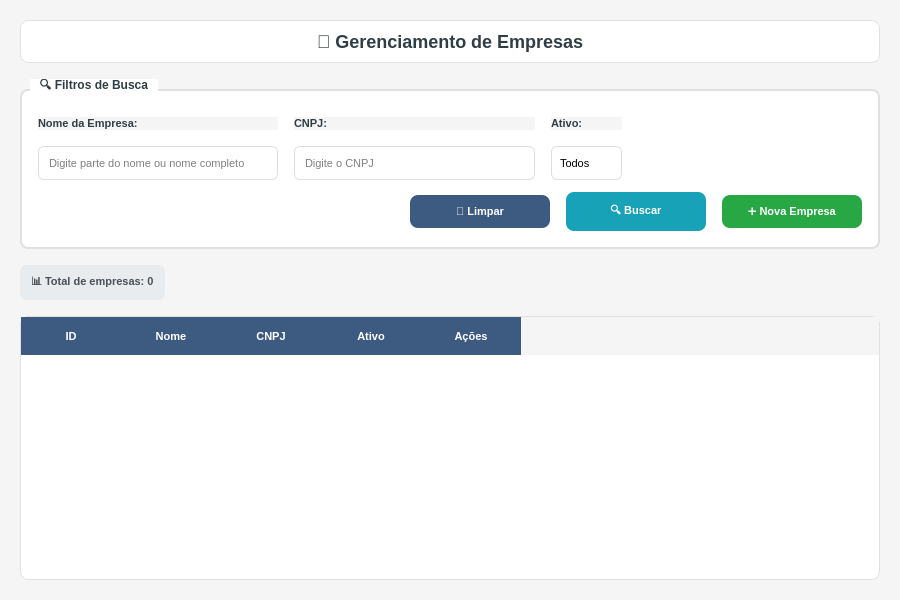
<?xml version="1.0" encoding="UTF-8"?>
<ui version="4.0">
 <class>CompanyListForm</class>
 <widget class="QWidget" name="CompanyListForm">
  <property name="geometry">
   <rect>
    <x>0</x>
    <y>0</y>
    <width>900</width>
    <height>600</height>
   </rect>
  </property>
  <property name="minimumSize">
   <size>
    <width>800</width>
    <height>500</height>
   </size>
  </property>
  <property name="windowTitle">
   <string>GEM - Gerenciamento de Empresas</string>
  </property>
  <property name="windowIcon">
   <iconset>
    <normaloff>../../images/logo_hepp.png</normaloff>../../images/logo_hepp.png</iconset>
  </property>
  <property name="styleSheet">
   <string notr="true">QWidget {
    background-color: #f5f5f5;
    font-family: 'Segoe UI';
}

QGroupBox {
    font-weight: bold;
    font-size: 12px;
    color: #2F3E46;
    border: 2px solid #e0e0e0;
    border-radius: 8px;
    margin-top: 10px;
    padding-top: 10px;
    background-color: white;
}

QGroupBox::title {
    subcontrol-origin: margin;
    left: 10px;
    padding: 0 8px 0 8px;
    background-color: white;
}

QLabel {
    color: #2F3E46;
    font-weight: bold;
    font-size: 11px;
}

QLineEdit {
    border: 1px solid #ddd;
    border-radius: 6px;
    padding: 8px;
    background-color: white;
    font-size: 11px;
    selection-background-color: #3D5A80;
}

QLineEdit:focus {
    border: 2px solid #3D5A80;
    background-color: #f8f9ff;
}

QComboBox {
    border: 1px solid #ddd;
    border-radius: 6px;
    padding: 8px;
    background-color: white;
    font-size: 11px;
    selection-background-color: #3D5A80;
}

QComboBox:focus {
    border: 2px solid #3D5A80;
}

QComboBox::drop-down {
    border: none;
    width: 20px;
}

QComboBox::down-arrow {
    image: url();
    border: 1px solid #3D5A80;
    width: 8px;
    height: 8px;
    background-color: #3D5A80;
}

QPushButton {
    background-color: #3D5A80;
    color: white;
    border: none;
    border-radius: 8px;
    padding: 10px 20px;
    font-weight: bold;
    font-size: 11px;
    min-width: 100px;
}

QPushButton:hover {
    background-color: #2E4A66;
}

QPushButton:pressed {
    background-color: #1D3557;
}

QPushButton#btnBuscar {
    background-color: #17a2b8;
}

QPushButton#btnBuscar:hover {
    background-color: #138496;
}

QPushButton#btnBuscar:pressed {
    background-color: #0f6674;
}

QPushButton#btnNovo {
    background-color: #28a745;
}

QPushButton#btnNovo:hover {
    background-color: #218838;
}

QPushButton#btnNovo:pressed {
    background-color: #1e7e34;
}

QPushButton#btnEditar {
    background-color: #ffc107;
    color: #212529;
    min-width: 30px;
    max-width: 30px;
    min-height: 30px;
    max-height: 30px;
    padding: 5px;
}

QPushButton#btnEditar:hover {
    background-color: #e0a800;
}

QPushButton#btnEditar:pressed {
    background-color: #d39e00;
}

QPushButton#btnExcluir {
    background-color: #dc3545;
    min-width: 30px;
    max-width: 30px;
    min-height: 30px;
    max-height: 30px;
    padding: 5px;
}

QPushButton#btnExcluir:hover {
    background-color: #c82333;
}

QPushButton#btnExcluir:pressed {
    background-color: #bd2130;
}

QTableWidget {
    background-color: white;
    border: 1px solid #e0e0e0;
    border-radius: 8px;
    gridline-color: #f0f0f0;
    selection-background-color: #e3f2fd;
}

QHeaderView::section {
    background-color: #3D5A80;
    color: white;
    padding: 10px;
    border: none;
    font-weight: bold;
    font-size: 11px;
}

QTableWidget::item {
    padding: 8px;
    border-bottom: 1px solid #f0f0f0;
}

QTableWidget::item:selected {
    background-color: #e3f2fd;
    color: #1565c0;
}

QTableWidget::item:hover {
    background-color: #f5f5f5;
}

QLabel#lblContador {
    background-color: #e9ecef;
    color: #495057;
    padding: 8px;
    border-radius: 6px;
    font-weight: bold;
}
</string>
  </property>
  <layout class="QVBoxLayout" name="mainLayout">
   <property name="spacing">
    <number>16</number>
   </property>
   <property name="leftMargin">
    <number>20</number>
   </property>
   <property name="topMargin">
    <number>20</number>
   </property>
   <property name="rightMargin">
    <number>20</number>
   </property>
   <property name="bottomMargin">
    <number>20</number>
   </property>
   <item>
    <widget class="QLabel" name="lblTitulo">
     <property name="styleSheet">
      <string notr="true">QLabel {
    font-size: 18px;
    font-weight: bold;
    color: #2F3E46;
    padding: 10px;
    background-color: white;
    border-radius: 8px;
    border: 1px solid #e0e0e0;
}</string>
     </property>
     <property name="text">
      <string>🏢 Gerenciamento de Empresas</string>
     </property>
     <property name="alignment">
      <set>Qt::AlignCenter</set>
     </property>
    </widget>
   </item>
   <item>
    <widget class="QGroupBox" name="groupFiltros">
     <property name="title">
      <string>🔍 Filtros de Busca</string>
     </property>
     <layout class="QVBoxLayout" name="filtrosLayout">
      <property name="spacing">
       <number>12</number>
      </property>
      <property name="leftMargin">
       <number>16</number>
      </property>
      <property name="topMargin">
       <number>16</number>
      </property>
      <property name="rightMargin">
       <number>16</number>
      </property>
      <property name="bottomMargin">
       <number>16</number>
      </property>
      <item>
       <layout class="QHBoxLayout" name="filtrosHorizontalLayout">
        <property name="spacing">
         <number>16</number>
        </property>
        <item>
         <layout class="QVBoxLayout" name="filtroNomeLayout">
          <item>
           <widget class="QLabel" name="lblFiltroNome">
            <property name="text">
             <string>Nome da Empresa:</string>
            </property>
           </widget>
          </item>
          <item>
           <widget class="QLineEdit" name="txtFiltroNome">
            <property name="placeholderText">
             <string>Digite parte do nome ou nome completo</string>
            </property>
            <property name="clearButtonEnabled">
             <bool>true</bool>
            </property>
           </widget>
          </item>
         </layout>
        </item>
        <item>
         <layout class="QVBoxLayout" name="filtroCnpjLayout">
          <item>
           <widget class="QLabel" name="lblFiltroCnpj">
            <property name="text">
             <string>CNPJ:</string>
            </property>
           </widget>
          </item>
          <item>
           <widget class="QLineEdit" name="txtFiltroCnpj">
            <property name="placeholderText">
             <string>Digite o CNPJ</string>
            </property>
            <property name="clearButtonEnabled">
             <bool>true</bool>
            </property>
           </widget>
          </item>
         </layout>
        </item>
        <item>
         <layout class="QVBoxLayout" name="filtroActiveLayout">
          <item>
           <widget class="QLabel" name="lblFiltroActive">
            <property name="text">
             <string>Ativo:</string>
            </property>
           </widget>
          </item>
          <item>
           <widget class="QComboBox" name="cmbFiltroActive">
            <item>
             <property name="text">
              <string>Todos</string>
             </property>
            </item>
            <item>
             <property name="text">
              <string>Sim</string>
             </property>
            </item>
            <item>
             <property name="text">
              <string>Não</string>
             </property>
            </item>
           </widget>
          </item>
         </layout>
        </item>
        <item>
         <spacer name="horizontalSpacer_filtros">
          <property name="orientation">
           <enum>Qt::Horizontal</enum>
          </property>
          <property name="sizeHint" stdset="0">
           <size>
            <width>40</width>
            <height>20</height>
           </size>
          </property>
         </spacer>
        </item>
       </layout>
      </item>
      <item>
       <layout class="QHBoxLayout" name="botoesLayout">
        <property name="spacing">
         <number>16</number>
        </property>
        <item>
         <spacer name="horizontalSpacer">
          <property name="orientation">
           <enum>Qt::Horizontal</enum>
          </property>
          <property name="sizeHint" stdset="0">
           <size>
            <width>40</width>
            <height>20</height>
           </size>
          </property>
         </spacer>
        </item>
        <item>
         <widget class="QPushButton" name="btnLimpar">
          <property name="text">
           <string>🧹 Limpar</string>
          </property>
         </widget>
        </item>
        <item>
         <widget class="QPushButton" name="btnBuscar">
          <property name="text">
           <string>🔍 Buscar</string>
          </property>
          <property name="shortcut">
           <string>Return</string>
          </property>
          <property name="default">
           <bool>true</bool>
          </property>
         </widget>
        </item>
        <item>
         <widget class="QPushButton" name="btnNovo">
          <property name="text">
           <string>➕ Nova Empresa</string>
          </property>
          <property name="shortcut">
           <string>Ctrl+N</string>
          </property>
         </widget>
        </item>
       </layout>
      </item>
     </layout>
    </widget>
   </item>
   <item>
    <layout class="QHBoxLayout" name="infoLayout">
     <item>
      <widget class="QLabel" name="lblContador">
       <property name="text">
        <string>📊 Total de empresas: 0</string>
       </property>
      </widget>
     </item>
     <item>
      <spacer name="horizontalSpacer_2">
       <property name="orientation">
        <enum>Qt::Horizontal</enum>
       </property>
       <property name="sizeHint" stdset="0">
        <size>
         <width>40</width>
         <height>20</height>
        </size>
       </property>
      </spacer>
     </item>
    </layout>
   </item>
   <item>
    <widget class="QTableWidget" name="tableEmpresas">
     <property name="alternatingRowColors">
      <bool>true</bool>
     </property>
     <property name="selectionBehavior">
      <enum>QAbstractItemView::SelectRows</enum>
     </property>
     <property name="showGrid">
      <bool>true</bool>
     </property>
     <property name="sortingEnabled">
      <bool>true</bool>
     </property>
     <property name="rowCount">
      <number>0</number>
     </property>
     <property name="columnCount">
      <number>5</number>
     </property>
     <column>
      <property name="text">
       <string>ID</string>
      </property>
     </column>
     <column>
      <property name="text">
       <string>Nome</string>
      </property>
     </column>
     <column>
      <property name="text">
       <string>CNPJ</string>
      </property>
     </column>
     <column>
      <property name="text">
       <string>Ativo</string>
      </property>
     </column>
     <column>
      <property name="text">
       <string>Ações</string>
      </property>
     </column>
    </widget>
   </item>
  </layout>
 </widget>
 <tabstops>
  <tabstop>txtFiltroNome</tabstop>
  <tabstop>txtFiltroCnpj</tabstop>
  <tabstop>cmbFiltroActive</tabstop>
  <tabstop>btnLimpar</tabstop>
  <tabstop>btnBuscar</tabstop>
  <tabstop>btnNovo</tabstop>
  <tabstop>tableEmpresas</tabstop>
 </tabstops>
 <resources/>
 <connections/>
</ui>
